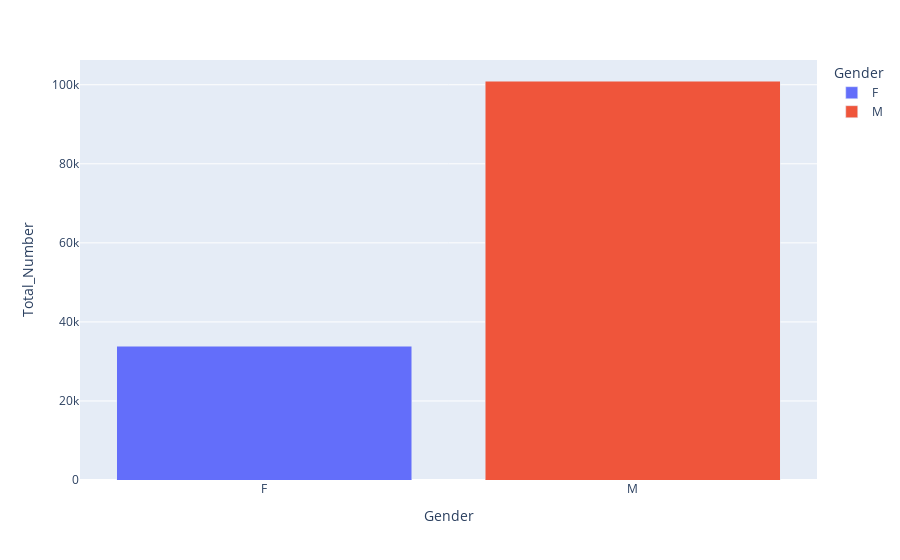

Write notebook code for a chart like this one.
### Markdown cell above
### g: Diagram över könsfördelningen (Daniel)
- könsfördelning per OS över tid

### Code cell
# 0g kod här:
# #x = athlete_events[athlete_events['Sex'] == 'M'].value_counts()
# x = athlete_events['Sex'].value_counts()
# x = pd.DataFrame(x)
# x.reset_index(inplace=True)
# # x
# fig = px.bar(x, x='Sex', y='count', template="seaborn")
# fig.show()
# #px.bar(athlete_events)

# gender_year_distr = athlete_events.groupby(['Sex','Year'])
rows, cols = athlete_events.shape
print(f'rows = {rows}, cols = {cols}')
athlete_events = athlete_events.drop_duplicates('Name')
rows, cols = athlete_events.shape
print(f'After remove duplicates: rows = {rows}, cols = {cols}')

gender_year_distr = athlete_events.groupby(['Sex'])

my_df = pd.DataFrame(gender_year_distr['Sex'].count())
my_df.rename(columns={'Sex':'Total_Number'}, inplace=True)
my_df['Gender']=['F','M']
#my_df.reset_index()
my_df.index=[0,1]
my_df

# def remove_duplicates(group):
#     return group.drop_duplicates(subset='Name')

# gender_year_distr_result = gender_year_distr.apply(remove_duplicates)
# gender_year_distr_result = gender_year_distr_result.reset_index(drop=True)
# display(gender_year_distr_result) #dataframe
# males = gender_year_distr_result[gender_year_distr_result['Sex'] == 'M'].count()
# males
# ==
# gender_year_distr_result = gender_year_distr_result.groupby(['Sex'])
# display(gender_year_distr_result) #dataframegroupby
# display(gender_year_distr_result.groups)
# display(gender_year_distr_result.groups.keys())
# print('F')
# display(gender_year_distr_result.get_group('F'))
# print('M')
# display(gender_year_distr_result.get_group('M'))
#==

#gender_year_distr_result.groups.keys()
#type(gender_year_distr)

#athlete_events.loc[gender_year_distr_result['Sex']]



# gender_year_distr_result = gender_year_distr.apply(remove_duplicates)
# gender_year_distr_result.head(15)
# #                 gender_year_distr['Sex'].count()

# gender_year_distr_result = gender_year_distr_result.reset_index(drop=True)
# gender_year_distr_result.head(15)
# # gender_year_distr_result.head(15)

# gender_year_distr_result = gender_year_distr_result.groupby(['Year','Sex'])

# my_df = pd.DataFrame(gender_year_distr_result['Name'].count())
# my_df.head()
# my_df.reset_index(drop=True)
# my_df.head()
# #my_df.index
# #my_df.columns
# #type(gender_year_distr_result)
# #my_df = pd.DataFrame(gender_year_distr_result)

#my_df.head()

#type(my_df)
px.bar(my_df, x=('Gender'), y='Total_Number', color='Gender', barmode='stack')

### Figure 1 — Plotly figure (JSON) as saved in the notebook; plotly's stock layout.template omitted (floating-point values rounded to 4 significant figures)
{"data": [{"alignmentgroup": "True", "hovertemplate": "Gender=%{x}<br>Total_Number=%{y}<extra></extra>", "legendgroup": "F", "marker": {"color": "#636efa", "pattern": {"shape": ""}}, "name": "F", "offsetgroup": "F", "orientation": "v", "showlegend": true, "textposition": "auto", "type": "bar", "x": ["F"], "xaxis": "x", "y": [33779], "yaxis": "y"}, {"alignmentgroup": "True", "hovertemplate": "Gender=%{x}<br>Total_Number=%{y}<extra></extra>", "legendgroup": "M", "marker": {"color": "#EF553B", "pattern": {"shape": ""}}, "name": "M", "offsetgroup": "M", "orientation": "v", "showlegend": true, "textposition": "auto", "type": "bar", "x": ["M"], "xaxis": "x", "y": [100953], "yaxis": "y"}], "layout": {"barmode": "stack", "legend": {"title": {"text": "Gender"}, "tracegroupgap": 0}, "margin": {"t": 60}, "xaxis": {"anchor": "y", "categoryarray": ["F", "M"], "categoryorder": "array", "domain": [0, 1], "title": {"text": "Gender"}}, "yaxis": {"anchor": "x", "domain": [0, 1], "title": {"text": "Total_Number"}}}}
